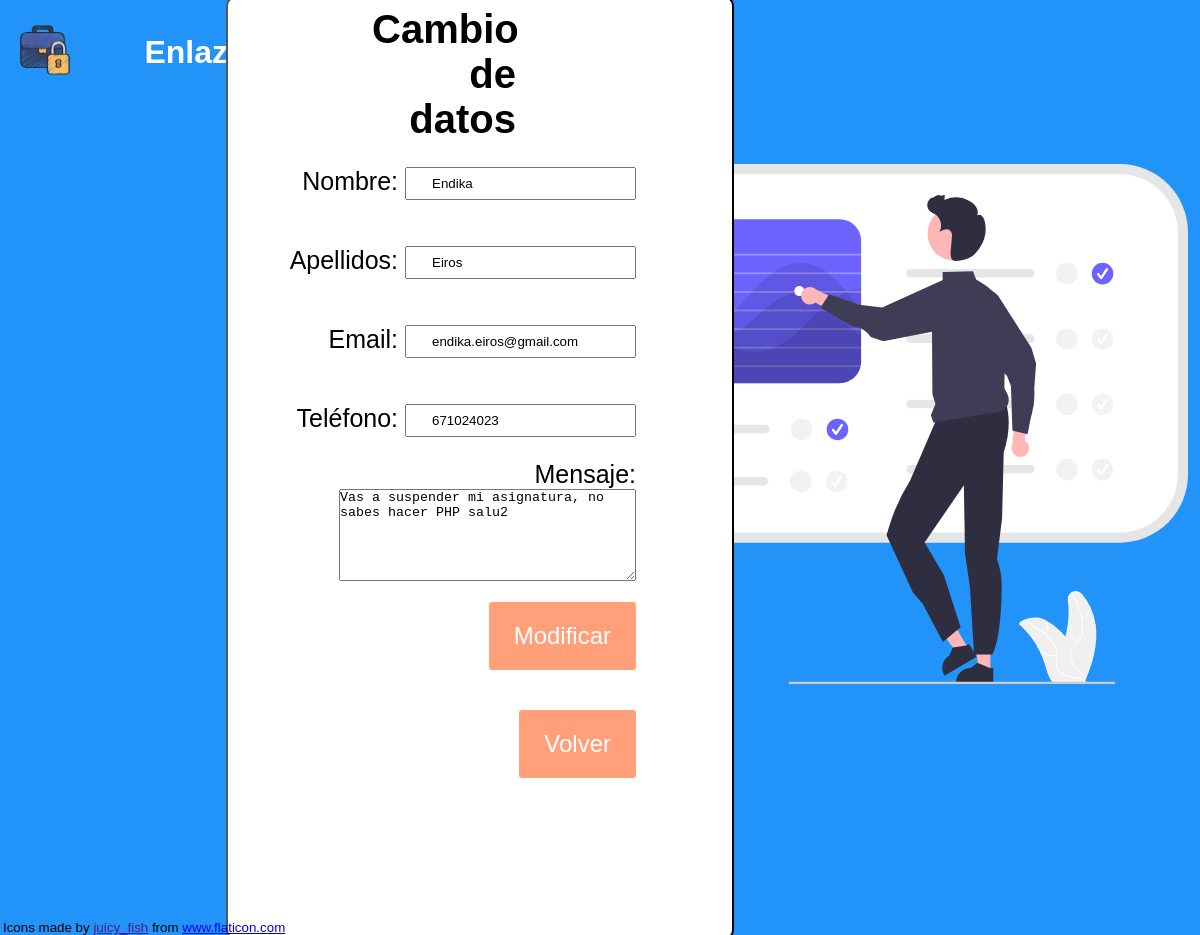
The app's page /app/modificarmensaje.php?id=1 with its own data.
### tables this page shows
CREATE TABLE comentarios (
  ID int(4) PRIMARY KEY,
  NRECEP varchar(20) NOT NULL,
  ARECEP varchar(20) NOT NULL,
  ERECEP varchar(40) NOT NULL,
  Telefono int(9) NOT NULL,
  MSG varchar(8000) NOT NULL,
  EMISOR varchar(40) NOT NULL
);

### app/modificarmensaje.php (the view, shortened to what this page needs)
<?php
    require("db_con.php");
    $id= $_GET["id"];
    $sql = "SELECT * FROM comentarios WHERE ID=?";
    $test= $conn->prepare($sql);
    $test->bind_param('i', $id);
    if ($test->execute()) {
        $result = $test->get_result();
        $com = $result->fetch_assoc();
        $NombreR= $com['NRECEP'];
        $ApellidosR= $com['ARECEP'];
        $EmailR =$com['ERECEP'];
        $TelefonoR =$com['Telefono'];
        $Mensaje =$com['MSG'];
    }
    echo
    "<!DOCTYPE html>
    <html lang='es'>
        <head>
            <meta charset='UTF-8'>
            <meta http-equiv='X-UA-Compatible' content='IE=edge'>
            <meta name='viewport' content='width=device-width, initial-scale=1.0'>
            <title>EnlazadIn perfil</title>
            <link rel='shortcut icon' href='/img/briefcase.png' type='image/x-icon'>
            <link rel='stylesheet' href='/css/perfil.css'>
        </head>
        <header>
            <div id='menu'>
                <ul>
                    <li id='logo'>
                        <a href='/index.html'>
                            <img src='/img/briefcase.png' width='50'>
                        </a>
                    </li>
                    <li id='nombre-pagina'>
                        <h1>EnlazadIN</h1>
                    </li>
                </ul>
            </div>
        </header>
        <body>
            <main>
                <form name='datos' method='post'>
                    <h1>Cambio de datos</h1>
                    Nombre: <input type='text' name='nombre' value={$NombreR}><br>
                    Apellidos: <input type='text' name='apellidos' value={$ApellidosR}><br>
                    Email: <input type='text' name='email' value={$EmailR}><br>
                    Teléfono: <input type='text' name='telefono' value={$TelefonoR}><br>
                    Mensaje: <textarea name='mensaje' rows='6' cols='35'>{$Mensaje}</textarea><br>
                    <input type='submit' name='modificar' class='button' value='Modificar' />
                </form>
                <form action='/modificarforopersonal.php'>
                    <button id='volver' class='button'>Volver</button>
                </form>
            </main>
            <div id='imagen'>
                <img src='img/undraw_Control_panel_re_y3ar.svg'>
            </div>
            <footer>
                Icons made by <a href='' title='juicy_fish'>juicy_fish</a> from <a href='https://www.flaticon.com/' title='Flaticon'>www.flaticon.com</a>
            </footer>
        </body>
    </html>";
?>

### app/css/perfil.css (style rules this page uses)
* { padding: 0; margin: 0; }
body { font-family: 'Lucida Sans', 'Lucida Sans Regular', 'Lucida Grande', 'Lucida Sans Unicode', Geneva, Verdana, sans-serif; background-color: #2293f8; background-size: cover; width: 100%; height: 100%; }
#logo { margin: 25px 20px; }
header { color: white; }
header #menu ul li h1 { padding: 0px 50px; }
header #menu ul li { display: inline-block; vertical-align: middle; }
main { background:white; color: black; border-radius: 10px; border-width:2px; border-style:outset; border-color: black; width: 475px; width: 40%; height: 940px; padding-left: 2%; position: absolute; top: 50%; left: 40%; transform: translate(-50%, -50%); }
main form { font-size: 25px; width: 80%; margin: 2% 0%; padding: 0px 0px; text-align: right; }
main form h1 { font-size: 40px; margin: 2px 120px; }
input { padding: 7px 25px; display: inline-block; vertical-align: middle; margin: 23px 0px; }
.button { background-color:lightsalmon; border: 0; border-radius: 3px; color: white; cursor: pointer; font-size: 24px; padding: 20px 25px; margin: 15px 0; }
#imagen img { margin-right: 1%; margin-top: 5%; vertical-align: middle; float: right; width: 700px; }
footer { margin: 0px 3px; position: absolute; bottom: 0px; width: 100%; font-size: smaller; }

### records on screen
comentarios: nombre "Endika", apellidos "Eiros", email "endika.eiros@gmail.com", telefono "671024023", mensaje "Vas a suspender mi asignatura, no sabes hacer PHP salu2"
